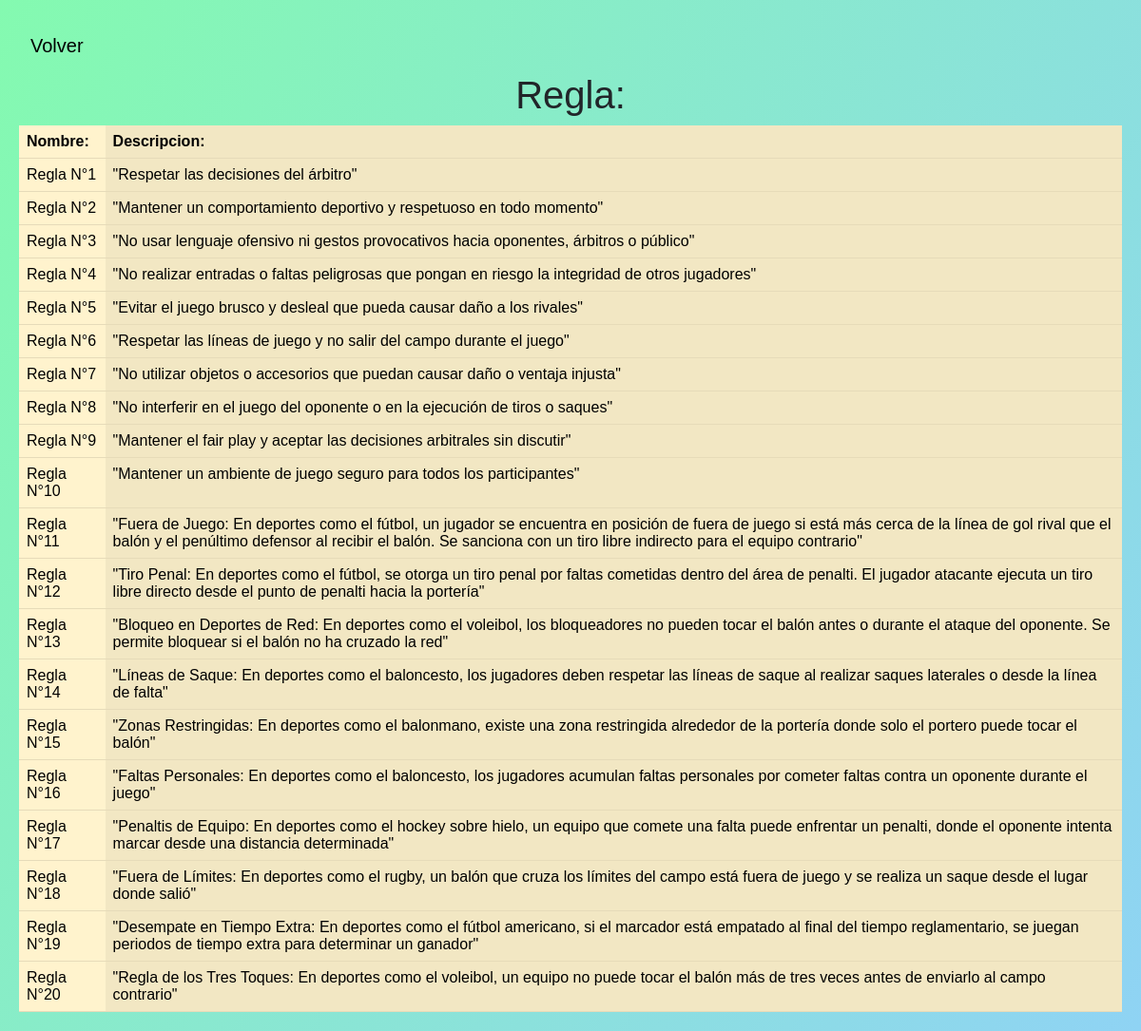
/regla_visualizar/, run on the app's committed database.
### dawnbem/models.py (models this page shows, shortened)
class Regla(models.Model):
    nombre_regla = models.CharField(max_length=50)
    descripcion = models.CharField(max_length=300)

### dawnbem/views.py (the view)
# urls.py: path('regla_visualizar/', views.regla_visualizar, name='visualizar_regla'),
def regla_visualizar(request):
    regla_list = Regla.objects.all()
    context = {'regla_list': regla_list}
    return render(request, 'reglaVisualizar.html', context)

### templates/reglaVisualizar.html (shortened to what this page needs)
{% block contenido %}
    <link href="https://cdn.jsdelivr.net/npm/bootstrap@5.3.0/dist/css/bootstrap.min.css" rel="stylesheet">
    <header>
            <nav class="navbar navbar-expand-lg ">
                <div class="container-fluid">
                  <a class="navbar-brand" href="{% url 'home' %}">Volver</a>
                </div>
              </nav>
    </header>
     <h1>Regla: {{ regla.nombre_regla }}</h1>
    <table class="table table-warning table-striped-columns">
        <thead>
            <tr>
                <th>Nombre:</th>
                <th>Descripcion:</th>
            </tr>
        </thead>
       <tbody>
        {% for regla in regla_list %}
            <tr>
                <td>{{ regla.nombre_regla }}</td>
                <td>{{ regla.descripcion }}</td>
            </tr>
        {% endfor %}
    </tbody>
    </table>
{% endblock %}

### templates/reglaVisualizar.html (style rules this page uses)
h1 { text-align: center; }

### data on the page
Regla: nombre_regla "Regla N°1", descripcion "\"Respetar las decisiones del árbitro\""
Regla: nombre_regla "Regla N°2", descripcion "\"Mantener un comportamiento deportivo y respetuoso en todo momento\""
Regla: nombre_regla "Regla N°3", descripcion "\"No usar lenguaje ofensivo ni gestos provocativos hacia oponentes, árbitros o público\""
Regla: nombre_regla "Regla N°4", descripcion "\"No realizar entradas o faltas peligrosas que pongan en riesgo la integridad de otros jugadores\""
Regla: nombre_regla "Regla N°5", descripcion "\"Evitar el juego brusco y desleal que pueda causar daño a los rivales\""
Regla: nombre_regla "Regla N°6", descripcion "\"Respetar las líneas de juego y no salir del campo durante el juego\""
Regla: nombre_regla "Regla N°7", descripcion "\"No utilizar objetos o accesorios que puedan causar daño o ventaja injusta\""
Regla: nombre_regla "Regla N°8", descripcion "\"No interferir en el juego del oponente o en la ejecución de tiros o saques\""
Regla: nombre_regla "Regla N°9", descripcion "\"Mantener el fair play y aceptar las decisiones arbitrales sin discutir\""
Regla: nombre_regla "Regla N°10", descripcion "\"Mantener un ambiente de juego seguro para todos los participantes\""
Regla: nombre_regla "Regla N°11", descripcion "\"Fuera de Juego: En deportes como el fútbol, un jugador se encuentra en posición de fuera de juego si está más cerca de la línea de gol rival que el balón y el penúltimo defensor al recibir el balón. Se sanciona con un tiro libre indirecto para el equipo contrario\""
Regla: nombre_regla "Regla N°12", descripcion "\"Tiro Penal: En deportes como el fútbol, se otorga un tiro penal por faltas cometidas dentro del área de penalti. El jugador atacante ejecuta un tiro libre directo desde el punto de penalti hacia la portería\""
Regla: nombre_regla "Regla N°13", descripcion "\"Bloqueo en Deportes de Red: En deportes como el voleibol, los bloqueadores no pueden tocar el balón antes o durante el ataque del oponente. Se permite bloquear si el balón no ha cruzado la red\""
Regla: nombre_regla "Regla N°14", descripcion "\"Líneas de Saque: En deportes como el baloncesto, los jugadores deben respetar las líneas de saque al realizar saques laterales o desde la línea de falta\""
Regla: nombre_regla "Regla N°15", descripcion "\"Zonas Restringidas: En deportes como el balonmano, existe una zona restringida alrededor de la portería donde solo el portero puede tocar el balón\""
Regla: nombre_regla "Regla N°16", descripcion "\"Faltas Personales: En deportes como el baloncesto, los jugadores acumulan faltas personales por cometer faltas contra un oponente durante el juego\""
Regla: nombre_regla "Regla N°17", descripcion "\"Penaltis de Equipo: En deportes como el hockey sobre hielo, un equipo que comete una falta puede enfrentar un penalti, donde el oponente intenta marcar desde una distancia determinada\""
Regla: nombre_regla "Regla N°18", descripcion "\"Fuera de Límites: En deportes como el rugby, un balón que cruza los límites del campo está fuera de juego y se realiza un saque desde el lugar donde salió\""
Regla: nombre_regla "Regla N°19", descripcion "\"Desempate en Tiempo Extra: En deportes como el fútbol americano, si el marcador está empatado al final del tiempo reglamentario, se juegan periodos de tiempo extra para determinar un ganador\""
Regla: nombre_regla "Regla N°20", descripcion "\"Regla de los Tres Toques: En deportes como el voleibol, un equipo no puede tocar el balón más de tres veces antes de enviarlo al campo contrario\""
